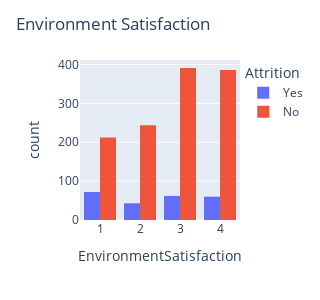

Notebook code cell kept with this figure:
### Markdown cell above
## Histogram: Number of employee count in each `Environment Satisfaction` level group by `Attrition`
### EnvironmentSatisfaction
The employee's satisfaction with their work environment. **Categorical**

### Code cell
px.histogram(
    data,
    x="EnvironmentSatisfaction",
    color=target_column_name,
    barmode="group"
).update_layout(
    title="Environment Satisfaction",
    width=300,
    height=300
).show()

### Figure 1 — Plotly figure (JSON) as saved in the notebook; plotly's stock layout.template omitted (floating-point values rounded to 4 significant figures; data arrays with more than 128 entries replaced by an {"elided": "..."} marker saying what was removed)
{"data": [{"alignmentgroup": "True", "bingroup": "x", "hovertemplate": "Attrition=Yes<br>EnvironmentSatisfaction=%{x}<br>count=%{y}<extra></extra>", "legendgroup": "Yes", "marker": {"color": "#636efa", "pattern": {"shape": ""}}, "name": "Yes", "offsetgroup": "Yes", "orientation": "v", "showlegend": true, "type": "histogram", "x": {"elided": "237 int values"}, "xaxis": "x", "yaxis": "y"}, {"alignmentgroup": "True", "bingroup": "x", "hovertemplate": "Attrition=No<br>EnvironmentSatisfaction=%{x}<br>count=%{y}<extra></extra>", "legendgroup": "No", "marker": {"color": "#EF553B", "pattern": {"shape": ""}}, "name": "No", "offsetgroup": "No", "orientation": "v", "showlegend": true, "type": "histogram", "x": {"elided": "1233 int values"}, "xaxis": "x", "yaxis": "y"}], "layout": {"barmode": "group", "height": 300, "legend": {"title": {"text": "Attrition"}, "tracegroupgap": 0}, "margin": {"t": 60}, "title": {"text": "Environment Satisfaction"}, "width": 300, "xaxis": {"anchor": "y", "domain": [0, 1], "title": {"text": "EnvironmentSatisfaction"}}, "yaxis": {"anchor": "x", "domain": [0, 1], "title": {"text": "count"}}}}
